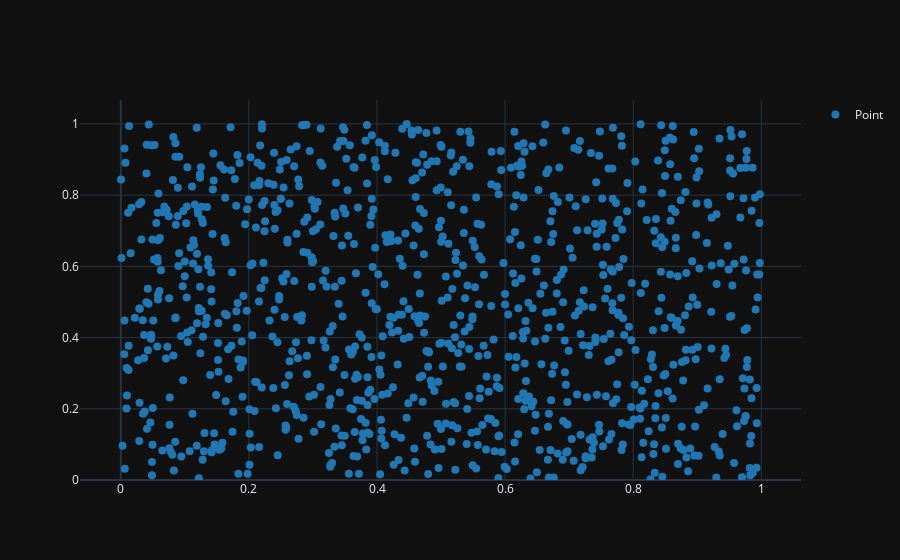

This figure's notebook cell:
### Markdown cell above
# Working

### Code cell
a = np.random.random(1000)
b = np.random.random(1000)
df = pd.DataFrame({'a': a, 'b': b})

ggplot(df, aes(x='a', y='b')) + geom_point() + theme_dark()

### Figure 1 — Plotly figure (JSON) as saved in the notebook; plotly's stock layout.template omitted (floating-point values rounded to 4 significant figures; data arrays with more than 128 entries replaced by an {"elided": "..."} marker saying what was removed)
{"data": [{"legendgroup": "Point", "marker": {"color": "#1f77b4", "size": 8, "symbol": "circle"}, "mode": "markers", "name": "Point", "opacity": 1, "showlegend": true, "type": "scatter", "x": {"elided": "1000 float values"}, "xaxis": "x", "y": {"elided": "1000 float values"}, "yaxis": "y"}], "layout": {"xaxis": {"anchor": "y", "domain": [0, 1]}, "yaxis": {"anchor": "x", "domain": [0, 1], "rangemode": "tozero"}}}
